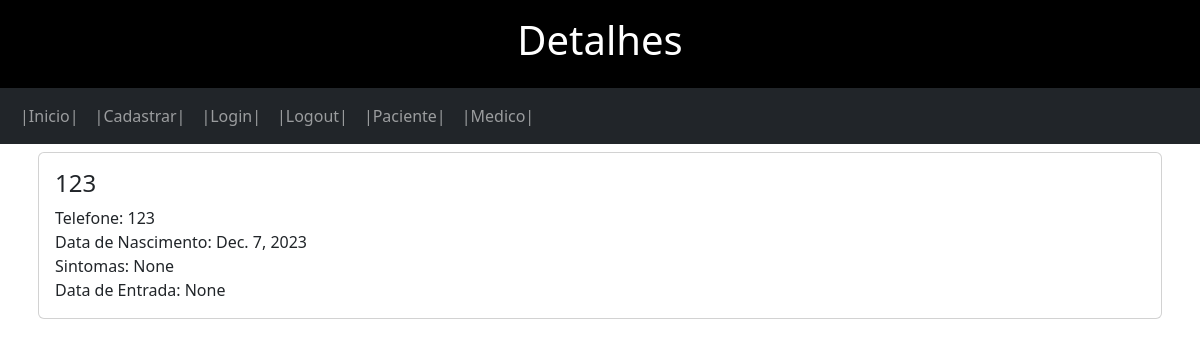
Page /medico/detalhes/11 on the earlier database version.
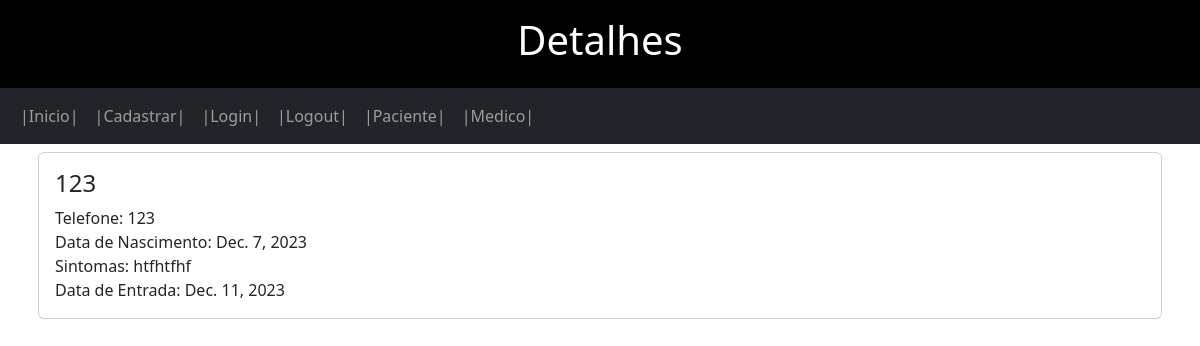
Same page on the later database version.
### membros/models.py (models this page shows, shortened)
class Usuario(User):
    nome = models.CharField(max_length=255, null=True)
    tel = models.IntegerField(null=True)
    nascimento = models.DateField(null=True)
    class Meta:
        abstract = True

class Paciente(Usuario):
    sintomas = models.CharField(max_length=255, null=True)
    dataDeEntrada = models.DateField(null=True)
    medicoResponsavel = models.ForeignKey(Medico, on_delete=models.SET_NULL, null=True)
    doente = models.BooleanField(default=False, null=True)

### membros/views.py (the view)
# urls.py: path('medico/detalhes/<int:id>', views.detalhes, name='detalhes'),
def detalhes(request, id):
    template = loader.get_template("detalhes.html")
    x = Paciente.objects.get(id=id)
    context = {
        "x" : x,
    }
    return HttpResponse(template.render(context, request))

### membros/templates/detalhes.html (shortened to what this page needs)
{% extends 'base.html' %}
{% load django_bootstrap5 %}
{% block content %}
<div class="p-3 bg-black text-white text-center">
    <h1>Detalhes</h1>
</div>
<nav class="navbar navbar-expand-sm bg-dark navbar-dark">
    <div class="container-fluid">
        <ul class="navbar-nav">
            <li class="nav-item">
                <a class="nav-link" href="/">|Inicio|</a>
            </li>
            <li class="nav-item">
                <a class="nav-link" href="/cadastro/">|Cadastrar|</a>
            </li>
            <li class="nav-item">
                <a class="nav-link" href="/login/">|Login|</a>
            </li>
            <li>
                <a class="nav-link" href="/logout/">|Logout|</a>
            </li>
            <li>
                <a class="nav-link" href="/paciente/">|Paciente|</a>
            </li>
            <li>
                <a class="nav-link" href="/medico/">|Medico|</a>
            </li>
        </ul>
    </div>
</nav>
<div class="container p-2">
    <div class="card">
        <div class="card-body">
            <h4 class="card-title">{{x.nome}}</h5>
            <p class="card-text">
                Telefone: {{x.tel}}<br>
                Data de Nascimento: {{x.nascimento}}<br>
                Sintomas: {{x.sintomas}}<br>
                Data de Entrada: {{x.dataDeEntrada}}
            </p>
        </div>
    </div>
</div>
{% endblock %}

Differences in the rows shown:
changed Paciente: sintomas "None" → "htfhtfhf"; dataDeEntrada "None" → "Dec. 11, 2023"
